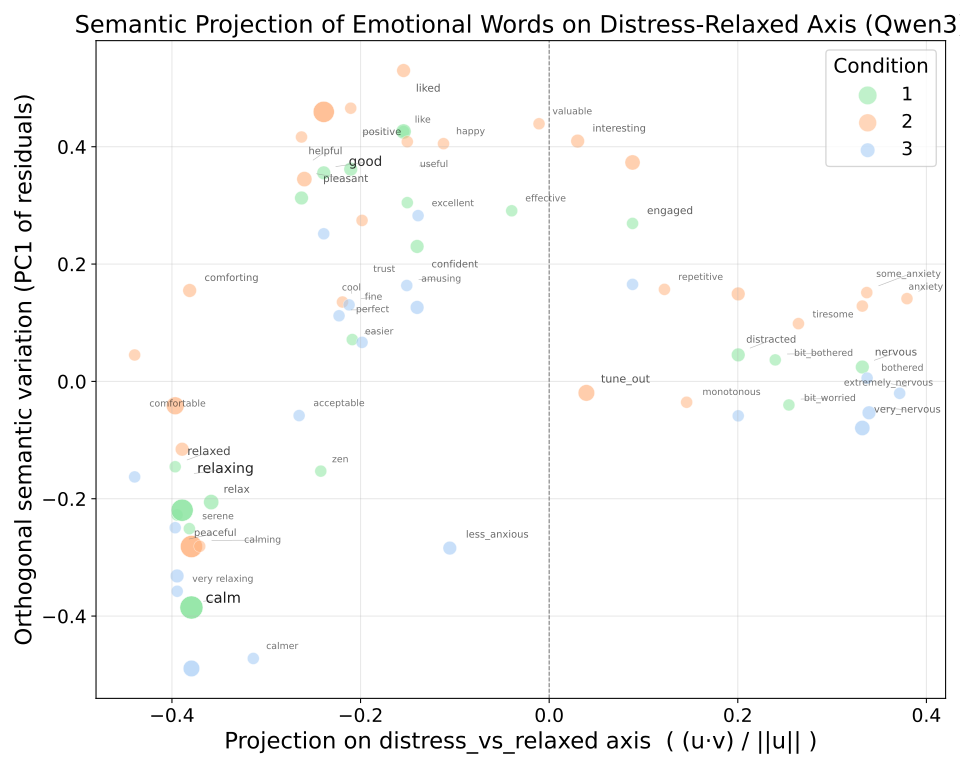

The Python source for this figure:
import ast
from pathlib import Path

import matplotlib.pyplot as plt
import numpy as np
import pandas as pd
from adjustText import adjust_text
from sentence_transformers import SentenceTransformer
from sklearn.decomposition import PCA


MODEL_ID = "Qwen/Qwen3-Embedding-0.6B"
EMBED_INSTRUCTION = (
    "Instruct: Represent the emotional valence and intensity of this word or short phrase.\nText: "
)
BASE_DIR = Path(__file__).resolve().parent
PROJECT_DIR = BASE_DIR.parent.parent
DATA_DIR = PROJECT_DIR / "data"
OUTPUT_DIR = BASE_DIR
OUTPUT_DIR.mkdir(parents=True, exist_ok=True)


model = SentenceTransformer(MODEL_ID)


def format_qwen_input(text: str) -> str:
    return f"{EMBED_INSTRUCTION}{text}"


def encode_word(w: str) -> np.ndarray:
    if not isinstance(w, str):
        return model.encode(format_qwen_input(str(w)))

    key = w.strip().lower()
    w = w.replace("_", " ")
    if key == "tune_out":
        w = "tune out"
    #elif key == "distracted":
    #    w = "positively distracted"
    elif key in {"bit_worried", "bit worried"}:
        w = "a bit worried"
    elif key in {"bit_bothered", "bit bothered"}:
        w = "a bit bothered"
   # elif key == "engaged":
   #     w = "positively engaged"
    elif key in {"like", "liked"}:
        w = "liked it"

    return model.encode(format_qwen_input(w))


def get_semantic_subspace(pos_words, neg_words, encode_fn):
    pos_vecs = np.vstack([encode_fn(w) for w in pos_words])
    neg_vecs = np.vstack([encode_fn(w) for w in neg_words])

    a_vec = pos_vecs.mean(axis=0)
    b_vec = neg_vecs.mean(axis=0)
    diff_mat = np.array([p - n for p in pos_vecs for n in neg_vecs])
    diff_vec = diff_mat.mean(axis=0)
    return a_vec, b_vec, diff_vec


distress_words = [
    "distressed", "danger", "apprehensive", "anguish", "torment", "agitated"
]
relaxed_words = [
    "relieved", "comforted", "security", "soothed", "reassured", "at ease"
]

a_vec, b_vec, distress_relaxed_axis = get_semantic_subspace(
    distress_words,
    relaxed_words,
    encode_word
)

axis_vec = distress_relaxed_axis
axis_norm = np.linalg.norm(axis_vec)

probe_words = [
    "worried",
    "little worried",
    "a little worried",
    "slightly worried",
    "a bit worried",
    "somewhat worried",
    "mildly worried",
    "anxious",
    "less anxious",
    "slightly anxious",
    "somewhat anxious",
    "a bit anxious",
    "some anxiety",
    "a little bothered",
    "very nervous",
    "extremely nervous",
    "calm",
    "relaxed",
    "engaged",
    "immersed",
    "distracted",
    "positively distracted"
]


def semantic_projection(word, axis_vec, axis_norm, encode_fn):
    v = encode_fn(word)
    if axis_norm == 0:
        return np.nan
    return float(axis_vec @ v / axis_norm)


print("\nProbe word projections on the distress-relaxed axis:")
for probe_word in probe_words:
    probe_score = semantic_projection(probe_word, axis_vec, axis_norm, encode_word)
    print(f"{probe_word:15s} {probe_score: .4f}")


def remove_not_words(cell):
    if isinstance(cell, list):
        return [w for w in cell if isinstance(w, str) and not w.startswith("not_")]
    if isinstance(cell, str):
        try:
            words = ast.literal_eval(cell)
            if isinstance(words, list):
                return [w for w in words if isinstance(w, str) and not w.startswith("not_")]
        except Exception:
            return []
    return []


def process_trial_single_axis(word_list, axis_vec, axis_norm, encode_fn):
    word_projs = []
    for w in word_list:
        if not isinstance(w, str):
            continue
        proj = semantic_projection(w, axis_vec, axis_norm, encode_fn)
        word_projs.append({"word": w, "projection": proj})

    if not word_projs:
        return {"word_projections": [], "mean_projection": np.nan}

    return {
        "word_projections": word_projs,
        "mean_projection": float(np.mean([wp["projection"] for wp in word_projs]))
    }


df = pd.read_csv(DATA_DIR / "emotion_words_checked.csv")
df_t = pd.read_csv(DATA_DIR / "Flow_current.csv")

df["ID"] = df["ID"].astype(str)
df_t["ID"] = df_t["ID"].astype(str)
df_t.columns = df_t.columns.str.strip()
condition_col = "Exp_Condition" if "Exp_Condition" in df_t.columns else "Exp_Condition "
merged = df.merge(df_t[["ID", condition_col]], on="ID", how="left")
merged["text"] = merged["text"].apply(remove_not_words)

word_level_rows = []
participant_level_rows = []

for _, row in merged.iterrows():
    participant_id = row["ID"]
    condition = row[condition_col]
    word_list = row["text"]

    if not word_list:
        continue

    result = process_trial_single_axis(word_list, axis_vec, axis_norm, encode_word)

    for wp in result["word_projections"]:
        word_level_rows.append({
            "Participant": participant_id,
            "condition": condition,
            "word": wp["word"],
            "projection_fear_vs_calm": wp["projection"]
        })

    participant_level_rows.append({
        "Participant": participant_id,
        "condition": condition,
        "mean_projection_fear_vs_calm": result["mean_projection"],
        "word_list": str(word_list)
    })


word_level_df = pd.DataFrame(word_level_rows).dropna(subset=["condition"])
participant_level_df = pd.DataFrame(participant_level_rows).dropna(subset=["condition"])
word_level_df.to_csv(OUTPUT_DIR / "semantic_projection_qwen.csv", index=False)
participant_level_df.to_csv(OUTPUT_DIR / "semantic_projection_qwen_mean.csv", index=False)


data_for_plot = merged.dropna(subset=[condition_col]).copy()

all_words = []
all_vecs = []
all_conditions = []
embedding_cache = {}

for _, row in data_for_plot.iterrows():
    condition = row[condition_col]
    word_list = row["text"]
    if not word_list:
        continue
    for w in word_list:
        if not isinstance(w, str):
            continue
        if w not in embedding_cache:
            embedding_cache[w] = encode_word(w)
        all_words.append(w)
        all_vecs.append(embedding_cache[w])
        all_conditions.append(condition)

if not all_vecs:
    raise ValueError("No words with embeddings found for plotting.")

all_vecs = np.vstack(all_vecs)
axis_unit = axis_vec / axis_norm
x_coord = (all_vecs @ axis_vec) / axis_norm
proj_along_unit = all_vecs @ axis_unit
residuals = all_vecs - np.outer(proj_along_unit, axis_unit)
y_coord = PCA(n_components=1).fit_transform(residuals).ravel()

plot_df = pd.DataFrame({
    "word": all_words,
    "condition": all_conditions,
    "x": x_coord,
    "y": y_coord
})

plot_df = (
    plot_df.groupby(["word", "condition"], as_index=False)
    .agg(
        x=("x", "mean"),
        y=("y", "mean"),
        frequency=("word", "size")
    )
)

freq_min = plot_df["frequency"].min()
freq_max = plot_df["frequency"].max()
if freq_max == freq_min:
    plot_df["point_size"] = 80
    plot_df["label_size"] = 8
    plot_df["alpha"] = 0.75
else:
    freq_scaled = (plot_df["frequency"] - freq_min) / (freq_max - freq_min)
    plot_df["point_size"] = 80 + 220 * freq_scaled
    plot_df["label_size"] = 7 + 4 * freq_scaled
    plot_df["alpha"] = 0.55 + 0.35 * freq_scaled

unique_conditions = sorted(plot_df["condition"].unique())
condition_angles = np.linspace(0, 2 * np.pi, num=len(unique_conditions), endpoint=False)
condition_offsets = {
    cond: (0.12 * np.cos(angle), 0.12 * np.sin(angle))
    for cond, angle in zip(unique_conditions, condition_angles)
}
cond_colors = {
    "1": "#8de5a1",
    "2": "#ffb482",
    "3": "#a1c9f4"
}
plot_df["x_plot"] = plot_df["x"]
plot_df["y_plot"] = plot_df.apply(lambda row: row["y"] + condition_offsets[row["condition"]][1], axis=1)
plot_df.to_csv(OUTPUT_DIR / "semantic_projection_qwen_plot_points.csv", index=False)

plt.figure(figsize=(10, 8))
for cond in unique_conditions:
    cond_df = plot_df[plot_df["condition"] == cond]
    plt.scatter(
        cond_df["x_plot"],
        cond_df["y_plot"],
        s=cond_df["point_size"],
        color=cond_colors.get(str(cond), "#999999"),
        alpha=cond_df["alpha"],
        label=str(cond),
        edgecolor="white",
        linewidth=0.4
    )

label_df = (
    plot_df.groupby("word", as_index=False)
    .agg(
        x_plot=("x_plot", "mean"),
        y_plot=("y_plot", "mean"),
        label_size=("label_size", "max"),
        alpha=("alpha", "max")
    )
)
label_df.to_csv(OUTPUT_DIR / "semantic_projection_qwen_plot_labels.csv", index=False)

texts = []
for _, row in label_df.iterrows():
    texts.append(
        plt.text(
            row["x_plot"] + 0.01,
            row["y_plot"] + 0.01,
            row["word"],
            fontsize=row["label_size"],
            alpha=row["alpha"]
        )
    )

adjust_text(
    texts,
    x=label_df["x_plot"].to_numpy(),
    y=label_df["y_plot"].to_numpy(),
    arrowprops=dict(arrowstyle="-", color="gray", lw=0.5, alpha=0.5),
    expand_points=(1.1, 1.2),
    expand_text=(1.05, 1.2)
)

plt.axvline(0, color="gray", linewidth=0.8, linestyle="--")
plt.title("Semantic Projection of Emotional Words on Distress-Relaxed Axis (Qwen3)", fontsize=18)
plt.xlabel("Projection on distress_vs_relaxed axis  ( (u·v) / ||u|| )", fontsize=17)
plt.ylabel("Orthogonal semantic variation (PC1 of residuals)", fontsize=17)
plt.xticks(fontsize=14)
plt.yticks(fontsize=14)
plt.legend(title="Condition", title_fontsize=15, fontsize=14)
plt.grid(True, alpha=0.3)
plt.tight_layout()
plt.savefig(OUTPUT_DIR / "semantic_projection_qwen.pdf", format="pdf")
plt.savefig(OUTPUT_DIR / "semantic_projection_qwen.svg", format="svg")
plt.show()
